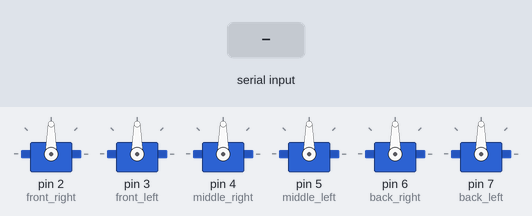
Recording of a sketch running on a simulated Arduino Uno, built with avr-gcc and run on an emulated ATmega328P. On the bench: 6 × servo. The inputs (shaded band) are chosen by the test bench.

Above: at 1.2 s.
1.3 s: "90,45\n" received over Serial
At 2.5 s:
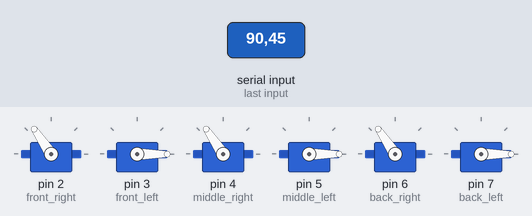
2.8 s: "30,150\n" received over Serial
At 3.9 s:
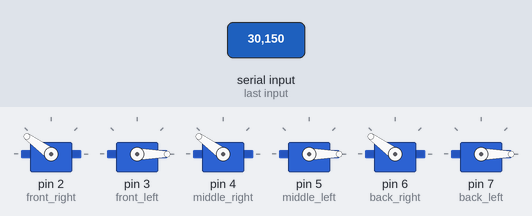
4.3 s: "200\n" received over Serial
At 5.7 s:
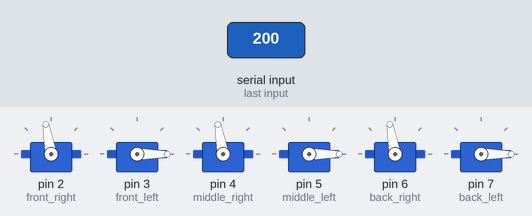
6.8 s: "1,90\n" received over Serial
At 8.1 s:
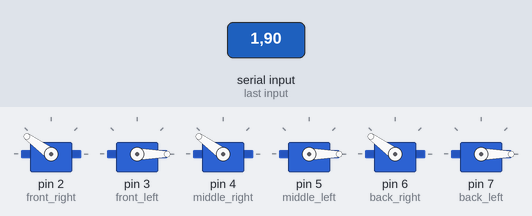
Timing chart, 0 to 9.3 s (numbered marks = the images above; inputs shaded):
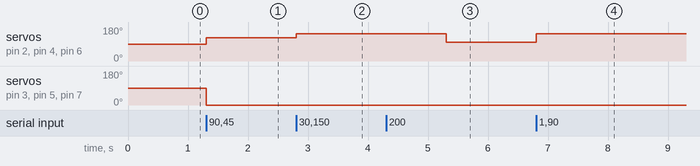

The sketch:

Motor_Control.ino
```cpp
/*
 *  WSU Mars Rover - Motor_Control
 *
 *  Takes input via the serial stream in order to know what commands to give to the motor
 *  controllers. Implements the arduino servo library in order to control the motors speed
 *  and direction
 *
 *  Written by Marcus Blaisdell and Jensen Reitz of WSU Robotics Club
 */

#include <Servo.h>

// Setup *******************************************************************************

// Global Variables ---------------------------------------------------------------------
int JSv = 500, JSh = 500; //Neutral: 517 (v), 528 (h)  //Joystick values

Servo front_right, front_left, middle_right, middle_left, back_right, back_left;

#define s_Speed 9600

//#define DEBUG

// Run Program **************************************************************************

void setup()
{
  Serial.begin(s_Speed);

  //Attach servo motors
  front_right.attach(2);  //Neutral at 94
  front_left.attach(3);
  middle_right.attach(4);
  middle_left.attach(5);
  back_right.attach(6);   //Neutral at 93
  back_left.attach(7);
}

void loop()
{
  //Read the serial input
  readSerial();

  motorControl_Servo();
}

// Custom Functions **********************************************************************

void readSerial()
{
  #ifdef DEBUG
  Serial.println ("Reading Serial");
  #endif

  int i = 0;

  while(!Serial.available())
  {
  }

  while(Serial.available())
  {
    #ifdef DEBUG
    Serial.println ("In readSerial()");
    #endif

    /*do
    {
      i = Serial.read();
    } while (i != 'x');
    */

    JSv = Serial.parseInt();
    JSh = Serial.parseInt();

    if(Serial.read() == '\n')
      return;
  }

  if(Serial.available() < 0)
  {
    Serial.end();
    Serial.begin(s_Speed);
  }
}

void motorControl_Servo()
{
  //Use these to calculate our pulsewidth
  //Pulsewidth varies by 1000 units, analog read is 1024 units, 1000 / 1024 = ~0.977
  double vPos = (JSv * 0.977);
  double hPos = (JSh * 0.977);

  //Determine the amount of turn
  //Take the horizontal deviation from center and divide by two,
  //  then decrease one direction by half of our difference and
  //  increase the right side by half of our difference
  double theTurn = ((hPos - 500) / 2);

  // Calculate our left and right pulse widths using all of our available data
  // pulse width needs to be complementary for each motor as they are horizontally opposed
  // Since we are using servo.write, we need to translate the PWM to degrees
  // PWM values are from 1000-2000
  // servo angles are from 0-180
  // so, take the Pulse Width value (LPW or RPW), subtract 1000,
  // divide that number by a factor of 5.5 (1000/180)
  // and this should be the correct angle to correspond to our desired motor speed and direction

  double LPW = ((1000 + vPos + theTurn)-1000)/5.5;
  double RPW = ((2000 - vPos + theTurn)-1000)/5.5;

  //Assign the pulsewidth values to the motors
  front_right.write(RPW);
  front_left.write(LPW);
  middle_right.write(RPW);
  middle_left.write(LPW);
  back_right.write(RPW);
  back_left.write(LPW);

  /*
  front_right.writeMicroseconds(RPW);
  front_left.writeMicroseconds(LPW);
  middle_right.writeMicroseconds(RPW);
  middle_left.writeMicroseconds(LPW);
  back_right.writeMicroseconds(RPW);
  back_left.writeMicroseconds(LPW);
  */

  #ifdef DEBUG
    Serial.print(RPW);
    Serial.print(" : ");
    Serial.println(LPW);
  #endif
}
```

Measured:
- after the input at 1.3 s, servo on pin 2 (front_right), servo on pin 4 (middle_right), servo on pin 6 (back_right): 90° → 124° at once; servo on pin 3 (front_left), servo on pin 5 (middle_left), servo on pin 7 (back_left): 90° → 0° at once
- after the input at 2.8 s, servo on pin 2 (front_right), servo on pin 4 (middle_right), servo on pin 6 (back_right): 124° → 144° at once
- after the input at 4.3 s, servo on pin 2 (front_right), servo on pin 4 (middle_right), servo on pin 6 (back_right): 144° → 100° after 1.0 s
- after the input at 6.8 s, servo on pin 2 (front_right), servo on pin 4 (middle_right), servo on pin 6 (back_right): 100° → 144° at once
